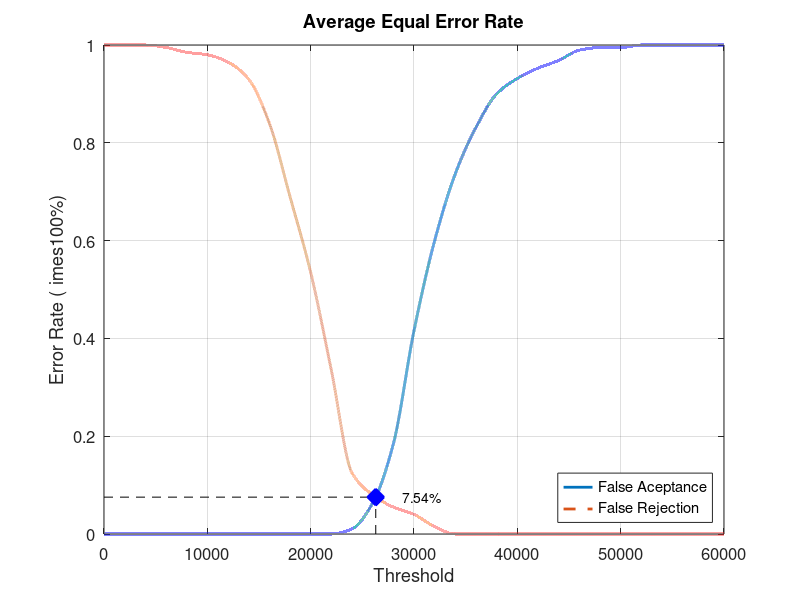
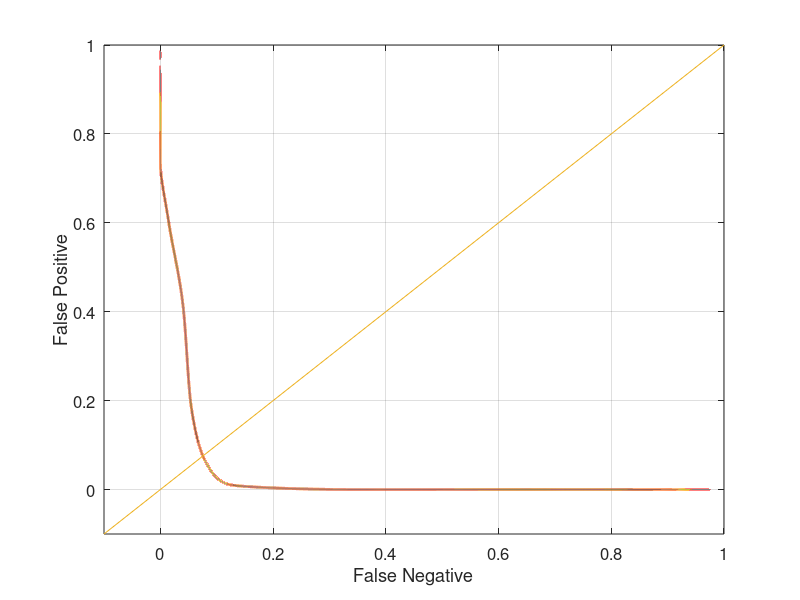

These figures' MATLAB source, in order:
close all;
clear;
clc;
x = 0:2000:60000;
xq = 0:0.5:60000;

y0 = [0 0 0 0 0 0 0 0 0 0 0 0 0.0105263 0.0631579 0.184211 0.415789 0.6 0.736842 0.831579 0.9 0.931579 0.952632 0.968421 0.989474 0.994737 0.994737 1 1 1 1 1]
yy0 = interp1(x, y0, xq, 'pchip');
y1 = [1 1 1 0.995 0.985 0.98 0.965 0.93 0.84 0.69 0.535 0.335 0.125 0.08 0.055 0.04 0.015 0 0 0 0 0 0 0 0 0 0 0 0 0 0]
yy1 = interp1(x, y1, xq, 'pchip');

% Calculating EER: 
y2 = abs(y0 - y1);
find(y2 == min(y2))
yy2 = abs(yy0 - yy1);
xEER = find(yy2 == min(yy2));
xEERIndex = xq(xEER) % X-axis EER
yEER = yy0(xEER) % Y-axis EER

main = figure
plot(xq, yy0,'-','LineWidth', 2);	hold on
plot(xq, yy1,'--','LineWidth', 2);	hold on
plot([xEERIndex xEERIndex], [0 yEER], 'k--');	hold on
plot([0 xEERIndex], [yEER yEER], 'k--');	hold on
plot(xEERIndex, yEER, 'bx', 'LineWidth', 10);	hold on
text(xEERIndex + 10 * xEERIndex / 100, yEER, [num2str(round((10000 * yEER)) / 100) '%'])
legend('False Aceptance', 'False Rejection', 'Location', 'SouthEast')
xlabel('Threshold')
ylabel('Error Rate (	imes100%)')
title('Average Equal Error Rate')
set(gca, 'FontSize', 12)
axis([0 60000 0 1])
grid on

print(main, 'Database4_4Main', '-dpng');
FNRxFPR = figure('Color', [1 1 1]);
plot(yy1, yy0, '-', yy1, yy0, 'LineWidth', 2);
hold on
y = -0.1:0.1:1
plot(y, y); 
set(gca, 'FontSize', 12)
xlabel('False Negative')
ylabel('False Positive')
axis([-0.1 1 -0.1 1])
set(gca, 'FontSize', 12)
grid on

print(FNRxFPR, 'Database4_4FNRxFPR','-dpng');
